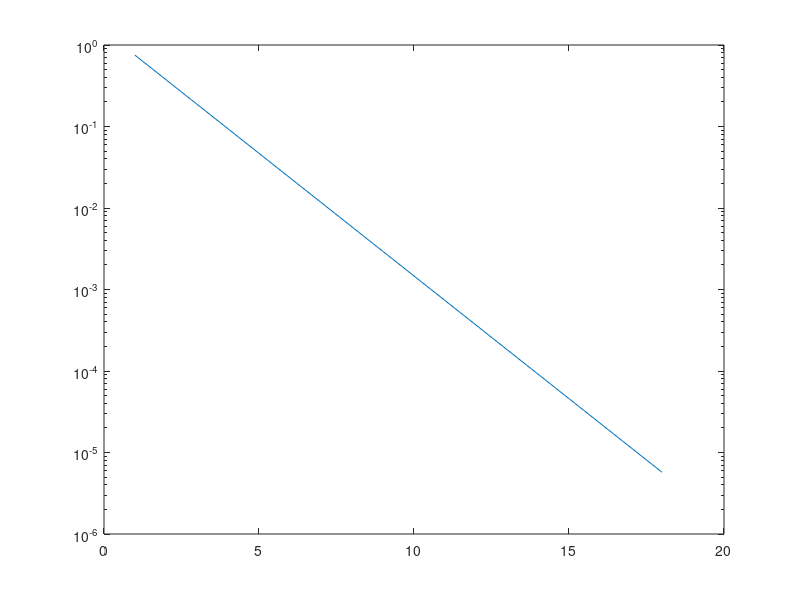

Write the MATLAB code that produced this figure.
%calcolo di radici attraverso il metodo
%di bisezione
clear
clc
close all

tolleranza=10^-5;
a=0;
b=1.5;

err=1;

i=1;

while err>tolleranza
    x=(a+b)/2;
    if (cos(2*a)^2-a^2)*(cos(2*x)^2-x^2)<0
        b=x;
    elseif (cos(2*a)^2-a^2)*(cos(2*x)^2-x^2)==0
        disp('x è radice');
        return;
    else
        a=x;
    end
    err=abs(b-a);
    e(i)=err;
    i=i+1;
end

%calcolo di radici attraverso il metodo
%di bisezione
clear
clc
close all

tolleranza=10^-5;
a=0;
b=1.5;

err=1;

i=1;

while err>tolleranza
    x=(a+b)/2;
    if (cos(2*a)^2-a^2)*(cos(2*x)^2-x^2)<0
        b=x;
    elseif (cos(2*a)^2-a^2)*(cos(2*x)^2-x^2)==0
        disp('x � radice');
        return;
    else
        a=x;
    end
    err=abs(b-a);
    e(i)=err;
    i=i+1;
end
semilogy(e);

